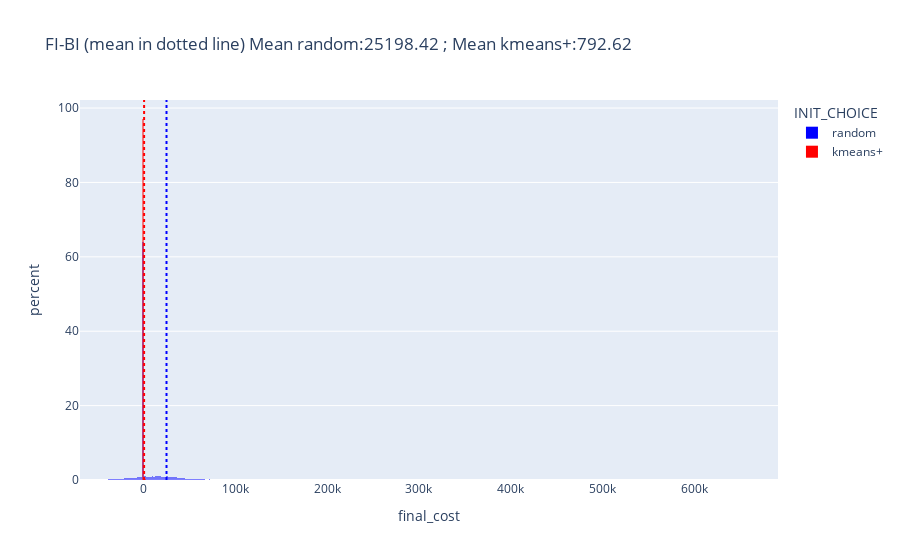

This figure's notebook cell:
### Code cell
# num_clust = 2
# attr = attr
for num_clust in [4,8,16,2]:
    df_tmp = df_infos.query(f"NUM_CLUST == {num_clust}")
    for attr in ["init_cost","num_iter","num_iter_glob","duration","final_cost"]:
        df_rand = df_tmp.query(f"INIT_CHOICE == \'random\'")
        df_kmeans = df_tmp.query(f"INIT_CHOICE == \'kmeans+\'")
        fig = px.histogram(df_tmp,x=attr,color="INIT_CHOICE",
                           color_discrete_map = {'random':'blue','kmeans+':'red'},
                           histnorm="percent",
                           range_y=None, #if attr != "final_cost" else [0,5],
                           barmode="overlay",
                           nbins=500,title="FI-BI (mean in dotted line) "+ f"Mean random:{df_rand[attr].mean():.2f} ; "+f"Mean kmeans+:{df_kmeans[attr].mean():.2f}")  
        fig.add_vline(x=df_rand[attr].mean(),
               line=dict(dash= 'dot',color='blue')
               )
        fig.add_vline(x=df_kmeans[attr].mean(),
               line=dict(dash= 'dot',color='red')
               )
   
        fig.write_image(str(dataset_path.parent.parent / f'./images/dataset_stats_{attr}_{num_clust}_FI-BI_clust.jpg'))
fig.show()

### Figure 1 — Plotly figure (JSON) as saved in the notebook; plotly's stock layout.template omitted (floating-point values rounded to 4 significant figures; data arrays with more than 128 entries replaced by an {"elided": "..."} marker saying what was removed)
{"data": [{"alignmentgroup": "True", "bingroup": "x", "histnorm": "percent", "hovertemplate": "INIT_CHOICE=random<br>final_cost=%{x}<br>percent=%{y}<extra></extra>", "legendgroup": "random", "marker": {"color": "blue", "opacity": 0.5, "pattern": {"shape": ""}}, "name": "random", "nbinsx": 500, "offsetgroup": "random", "orientation": "v", "showlegend": true, "type": "histogram", "x": {"elided": "9897 float values"}, "xaxis": "x", "yaxis": "y"}, {"alignmentgroup": "True", "bingroup": "x", "histnorm": "percent", "hovertemplate": "INIT_CHOICE=kmeans+<br>final_cost=%{x}<br>percent=%{y}<extra></extra>", "legendgroup": "kmeans+", "marker": {"color": "red", "opacity": 0.5, "pattern": {"shape": ""}}, "name": "kmeans+", "nbinsx": 500, "offsetgroup": "kmeans+", "orientation": "v", "showlegend": true, "type": "histogram", "x": {"elided": "10103 float values"}, "xaxis": "x", "yaxis": "y"}], "layout": {"barmode": "overlay", "legend": {"title": {"text": "INIT_CHOICE"}, "tracegroupgap": 0}, "shapes": [{"line": {"color": "blue", "dash": "dot"}, "type": "line", "x0": 25200.0, "x1": 25200.0, "xref": "x", "y0": 0, "y1": 1, "yref": "y domain"}, {"line": {"color": "red", "dash": "dot"}, "type": "line", "x0": 792.6, "x1": 792.6, "xref": "x", "y0": 0, "y1": 1, "yref": "y domain"}], "title": {"text": "FI-BI (mean in dotted line) Mean random:25198.42 ; Mean kmeans+:792.62"}, "xaxis": {"anchor": "y", "domain": [0, 1], "title": {"text": "final_cost"}}, "yaxis": {"anchor": "x", "domain": [0, 1], "title": {"text": "percent"}}}}
